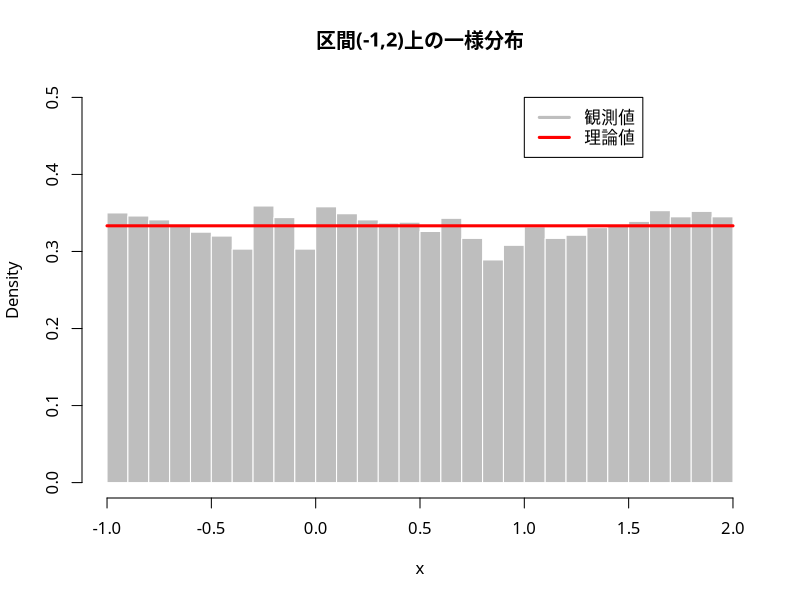

Write the R code that produced this figure.
### 一様分布
set.seed(1) # 乱数の初期値を指定
runif(10) # 区間(0,1)上の一様乱数を10個発生
## 統計的性質の確認
a <- -1
b <- 2
x <- runif(10000, min=a, max=b)
mean(x) # (a+b)/2=0.5に近い(大数の法則)
par(family="HiraginoSans-W4") # 日本語フォントの指定
hist(x, freq=FALSE, breaks=25, col="gray", 
     border="white", ylim=c(0, 0.5), 
     main=paste0("区間(", a, ",", b, ")上の一様分布")) # ヒストグラム(密度表示)
curve(dunif(x, min=a, max=b), add=TRUE, 
      col="red", lwd=3) # 理論上の確率密度関数
legend(1, 0.5, legend=c("観測値", "理論値"), 
       col=c("gray", "red"), lwd=3) # 凡例を作成
